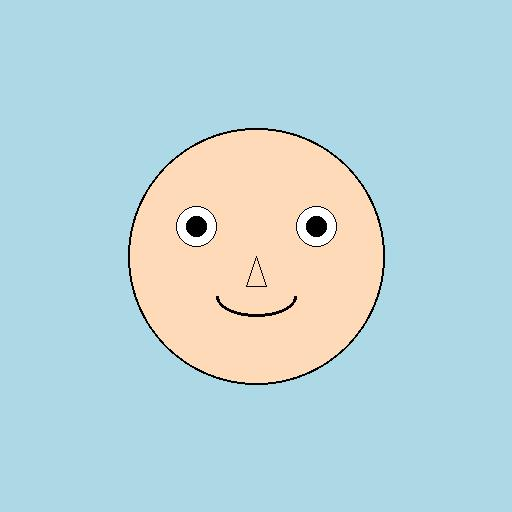
#> input picture sample_photo.jpg, 512 x 512 px
$ python -i app-basic.py   (imports and definitions only)
#> lines starting #> are read from the running program, lines starting #| are printed output that depends on the picture
"""
Basic Headshot Generator - Streamlit Cloud Compatible Version
This version works without face detection for maximum compatibility
"""

import streamlit as st
import os
from io import BytesIO
import logging
from PIL import Image
import cv2
import numpy as np

# Configure logging
# [1 line not run here, left out]
logger = logging.getLogger(__name__)

# Streamlit page config
# [6 lines not run here, left out]

# [18 lines left out: functions load_image, resize_image, not called in this run]

def basic_enhancement(image):
    """Basic image enhancement without AI"""
    try:
        # Convert to numpy array
        img_array = np.array(image)

        # Convert RGB to BGR for OpenCV
        if len(img_array.shape) == 3:
            img_array = cv2.cvtColor(img_array, cv2.COLOR_RGB2BGR)
#> img_array is the input picture: shape (512, 512, 3); mean B, G, R 219.7, 214.3, 187

        # Basic enhancements
        # Brightness and contrast adjustment
        enhanced = cv2.convertScaleAbs(img_array, alpha=1.1, beta=10)
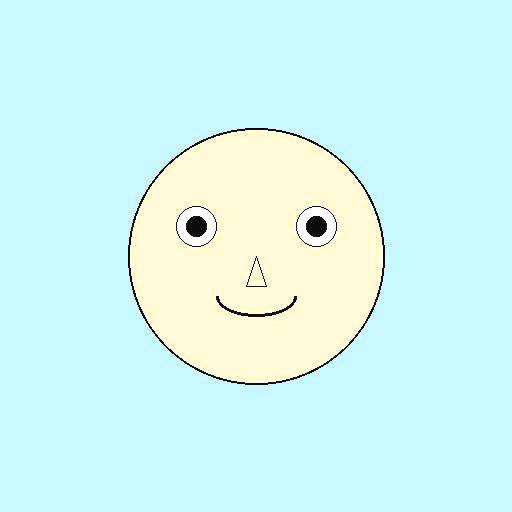
#> enhanced: shape (512, 512, 3); mean B, G, R 245.1, 245.8, 209.2

        # Slight blur for smoothing
        enhanced = cv2.GaussianBlur(enhanced, (3, 3), 0)

        # Convert back to RGB
        enhanced = cv2.cvtColor(enhanced, cv2.COLOR_BGR2RGB)

        return Image.fromarray(enhanced)
    except Exception as e:
        logger.error(f"Error in basic enhancement: {str(e)}")
        return image

# [100 lines left out: function main, not called in this run]

# [2 lines not run here, left out]

>>> import cv2
>>> picture = cv2.cvtColor(cv2.imread('sample_photo.jpg'), cv2.COLOR_BGR2RGB)
>>> result = basic_enhancement(picture)
